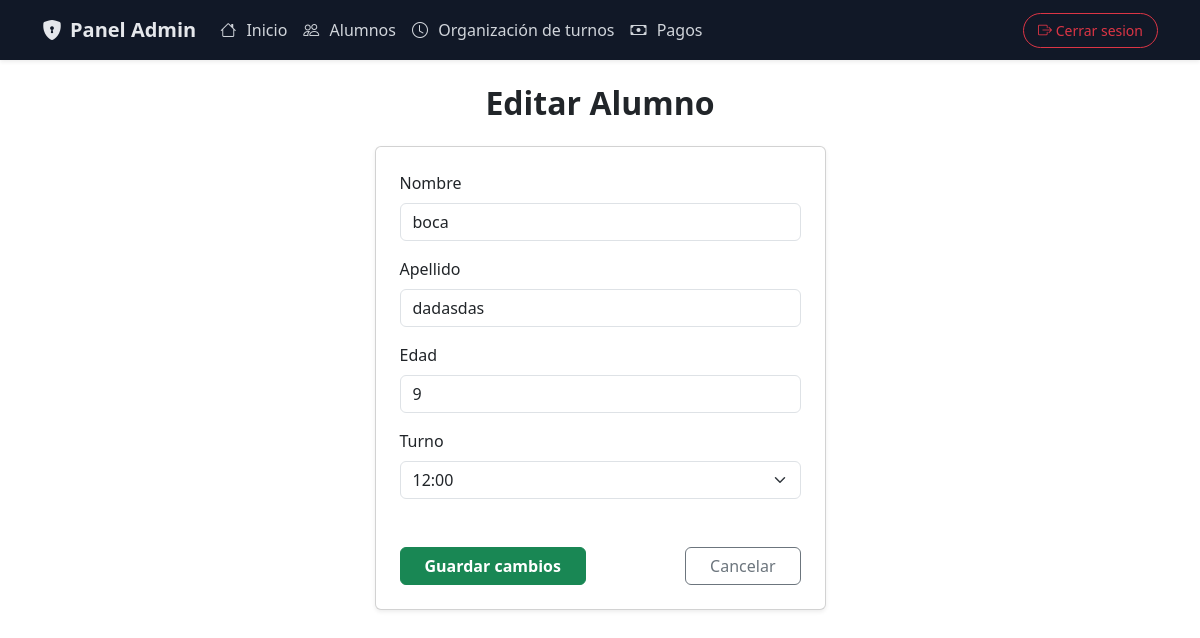
/admin/alumnos/editar/6, run on the app's committed database.
### models.py (models this page shows)
class Alumno(db.Model):
    __tablename__ = "alumnos"
    id = db.Column(db.Integer, primary_key=True)
    nombre = db.Column(db.String(50), nullable=False)
    apellido = db.Column(db.String(50), nullable=False)
    dni = db.Column(db.String(20), nullable=False, unique=True)
    edad = db.Column(db.Integer, nullable=False)
    turno = db.Column(db.String(20), nullable=False)
    fecha_alta = db.Column(db.Date, default=date.today)
    pagos = db.relationship("Pago", backref="alumno", lazy=True)

### main.py (the view, shortened to what this page needs)
@app.route("/admin/alumnos/editar/<int:id>", methods=["GET", "POST"])
def editar_alumno(id):
    alumno = Alumno.query.get_or_404(id)
    return render_template("admin/editar_alumno.html", alumno=alumno)

### templates/admin/editar_alumno.html (shortened to what this page needs)
{% extends "admin/base_admin.html" %}
{% block body %}
<h2 class="fw-bold mb-4 text-center">Editar Alumno</h2>
<div class="row justify-content-center">
    <div class="col-md-6 col-lg-5">
        <form method="POST" class="card p-4 shadow-sm">
            <div class="mb-3">
                <label class="form-label">Nombre</label>
                <input type="text" name="nombre" class="form-control"
                    value="{{alumno.nombre }}" required>
            </div>
            <div class="mb-3">
                <label class="form-label">Apellido</label>
                <input type="text" name="apellido" class="form-control"
                    value="{{alumno.apellido }}" required>
            </div>
            <div class="mb-3">
                <label class="form-label">Edad</label>
                <input type="number" name="edad" class="form-control"
                    value="{{alumno.edad }}" required>
            </div>
            <div class="mb-4">
                <label class="form-label">Turno</label>
                <select name="turno" class="form-select" required>
                    <option value="12:00" {% if alumno.turno == "12:00" %}selected{% endif %}>12:00</option>
                </select>
            </div>
            <div class="d-flex justify-content-between mt-4">
                <button class="btn btn-success fw-bold px-4">
                    Guardar cambios
                </button>
                <a href="{{ url_for('admin_alumnos') }}"
                    class="btn btn-outline-secondary px-4">
                    Cancelar
                </a>
            </div>
        </form>
    </div>
</div>
{% endblock %}

### data on the page
Alumno: nombre "boca", apellido "dadasdas", edad "9", turno "12:00"
